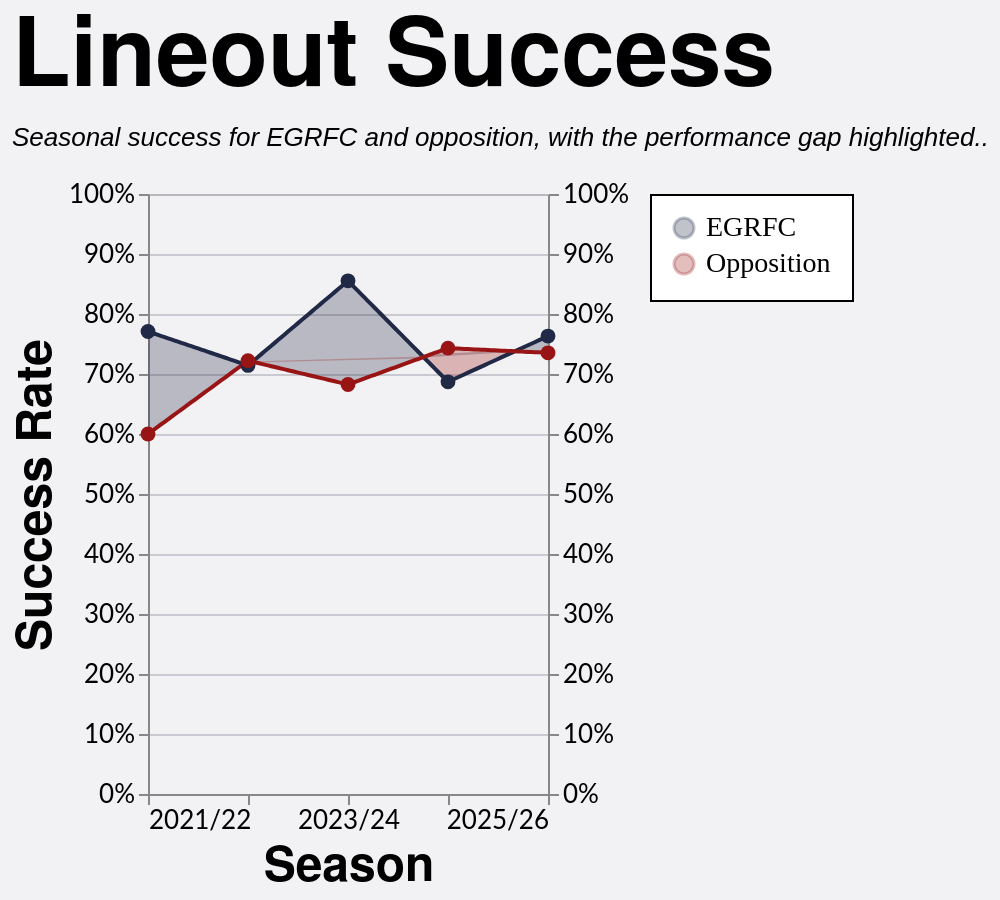

Source (Vega-Lite JSON):
### Vega-Lite specification from a JSON file in a GitHub repository (floating-point values rounded to 4 significant figures; data arrays with more than 128 entries replaced by an {"elided": "..."} marker saying what was removed)
{"config": {"axis": {"labelFont": "Lato, sans-serif", "titleFont": "PT Sans Narrow, Helvetica Neue, Helvetica, Arial, sans-serif", "labelFontSize": 13, "titleFontSize": 24, "gridColor": "#202947", "gridOpacity": 0.2}, "header": {"labelFont": "PT Sans Narrow, Helvetica Neue, Helvetica, Arial, sans-serif", "titleFont": "PT Sans Narrow, Helvetica Neue, Helvetica, Arial, sans-serif", "labelFontSize": 24, "titleFontSize": 28, "labelFontWeight": "bold", "orient": "left"}, "legend": {"labelFont": "Lato, sans-serif", "titleFont": "PT Sans Narrow, Helvetica Neue, Helvetica, Arial, sans-serif", "labelFontSize": 14, "titleFontSize": 16, "titlePadding": 5, "fillColor": "white", "strokeColor": "black", "padding": 10, "titleFontWeight": "lighter", "titleFontStyle": "italic", "titleColor": "gray", "offset": 10}, "title": {"font": "PT Sans Narrow, Helvetica Neue, Helvetica, Arial, sans-serif", "fontSize": 48, "fontWeight": "bold", "anchor": "start", "align": "center", "titlePadding": 20, "subtitlePadding": 10, "subtitleFontSize": 13, "subtitleColor": "", "subtitleFontStyle": "italic", "offset": 15, "color": "black"}, "axisX": {"labelAngle": 0}, "facet": {"title": null, "header": null, "align": {"row": "each", "column": "each"}}, "resolve": {"scale": {"y": "independent", "facet": "independent"}}, "background": "#f2f1f4"}, "layer": [{"mark": {"type": "area", "opacity": 0.28}, "encoding": {"color": {"field": "leading_team", "legend": {"labelFont": "PT Sans Narrow", "orient": "right", "title": null}, "scale": {"domain": ["EGRFC", "Opposition"], "range": ["#202946", "#991515"]}, "title": "Team", "type": "nominal"}, "x": {"axis": {"grid": false, "labelExpr": "datum.value == 0 ? '2021/22' : datum.value == 1 ? '2022/23' : datum.value == 2 ? '2023/24' : datum.value == 3 ? '2024/25' : datum.value == 4 ? '2025/26' : ''", "values": [0, 1, 2, 3, 4]}, "field": "season_pos", "scale": {"domain": [0, 4]}, "title": "Season", "type": "quantitative"}, "y": {"axis": {"format": "%", "orient": "left"}, "field": "y_high", "scale": {"domain": [0.0, 1.0]}, "title": "Success Rate", "type": "quantitative"}, "y2": {"field": "y_low"}}, "transform": [{"filter": "(datum.team === 'EGRFC')"}]}, {"mark": {"type": "line", "size": 2}, "encoding": {"color": {"field": "team", "scale": {"domain": ["EGRFC", "Opposition"], "range": ["#202946", "#991515"]}, "title": "Team", "type": "nominal"}, "x": {"axis": {"labelExpr": "datum.value == 0 ? '2021/22' : datum.value == 1 ? '2022/23' : datum.value == 2 ? '2023/24' : datum.value == 3 ? '2024/25' : datum.value == 4 ? '2025/26' : ''", "values": [0, 1, 2, 3, 4]}, "field": "season_pos", "scale": {"domain": [0, 4]}, "title": "Season", "type": "quantitative"}, "y": {"axis": {"format": "%", "orient": "right"}, "field": "success_rate", "scale": {"domain": [0.0, 1.0]}, "title": null, "type": "quantitative"}}}, {"mark": {"type": "point", "filled": true, "opacity": 1.0, "size": 55}, "encoding": {"color": {"field": "team", "scale": {"domain": ["EGRFC", "Opposition"], "range": ["#202946", "#991515"]}, "title": "Team", "type": "nominal"}, "tooltip": [{"field": "team", "title": "Team", "type": "nominal"}, {"field": "squad", "title": "Squad", "type": "nominal"}, {"field": "set_piece_type", "title": "Set Piece", "type": "nominal"}, {"field": "lineouts_total", "format": ",.0f", "title": "Total Lineouts", "type": "quantitative"}, {"field": "success_rate", "format": ".0%", "title": "Success Rate", "type": "quantitative"}], "x": {"field": "season_pos", "title": "Season", "type": "quantitative"}, "y": {"axis": null, "field": "success_rate", "scale": {"domain": [0.0, 1.0]}, "title": "Success Rate", "type": "quantitative"}}, "transform": [{"filter": "datum.is_anchor"}]}], "data": {"name": "data-22b02a9ba68d84d05fe1e9ef1012e878"}, "height": 300, "title": {"text": "Lineout Success", "subtitle": "Seasonal success for EGRFC and opposition, with the performance gap highlighted.."}, "width": 200, "$schema": "https://vega.github.io/schema/vega-lite/v5.20.1.json", "datasets": {"data-22b02a9ba68d84d05fe1e9ef1012e878": {"elided": "242 records"}}}
